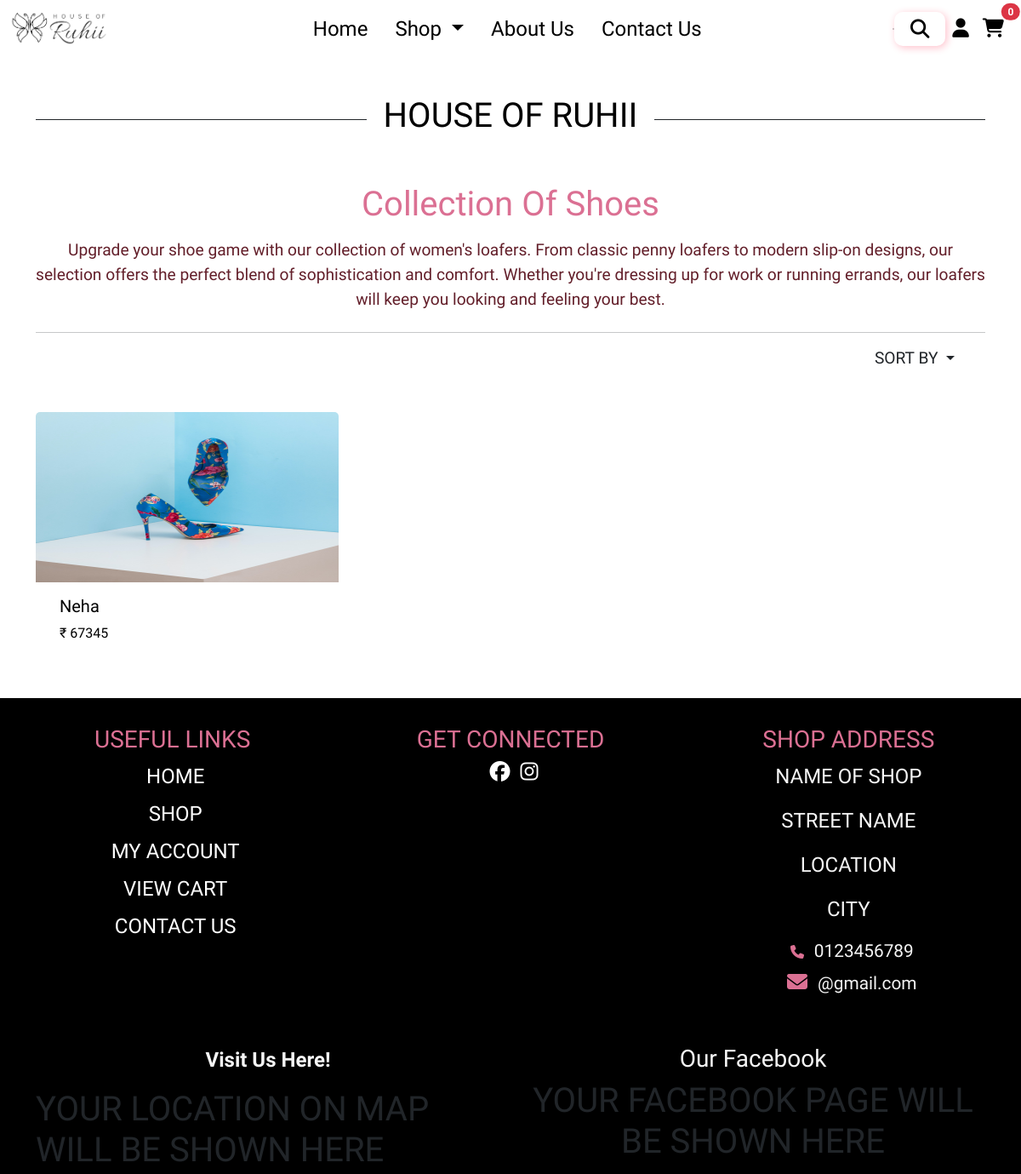
The page /CategoryWiseProducts/19/ (upper part) on the database as committed earlier.
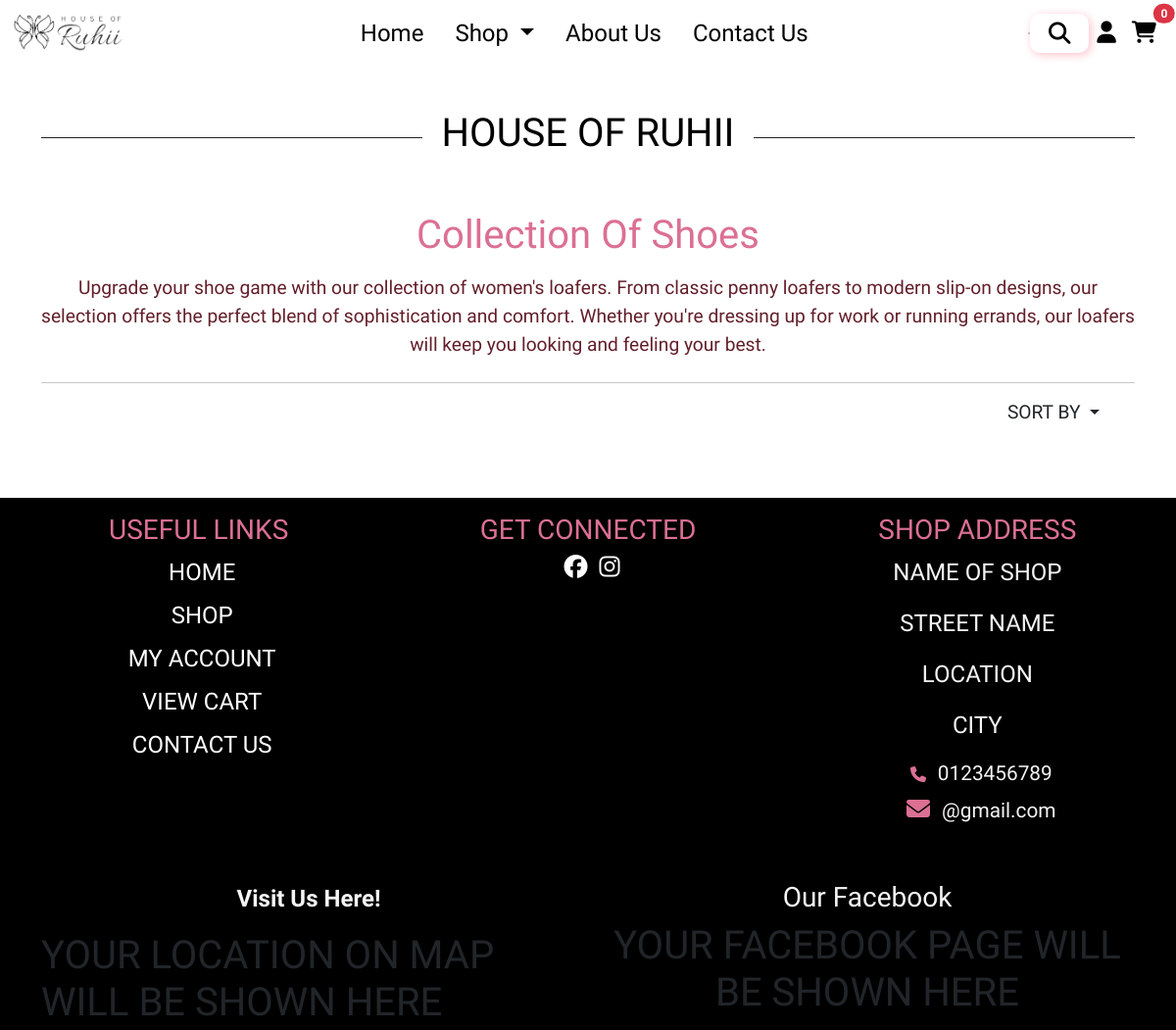
The same page on the database as committed later.
### website/models.py (models this page shows, shortened)
class ProductModel(models.Model):
    name = models.CharField(max_length=50)
    price = models.IntegerField()
    img = models.ImageField()
    img2 = models.ImageField()
    img3 = models.ImageField()
    img4 = models.ImageField()
    img5 = models.ImageField()
    img6 = models.ImageField()
    cat = models.ForeignKey("CategoryModel", on_delete=models.CASCADE)

### website/views.py (the view)
# urls.py: path('CategoryWiseProducts/<int:id>/', views.ProductsCatviewPage, name="CategoryWiseProducts"),
def ProductsCatviewPage(request, id):
    if request.user.is_authenticated:
        cart = AddToCartModel.objects.filter(foruser=request.user)
        lenofcart = len(cart)
    else:
        lenofcart = 0
    print("Len of cart; ", lenofcart)
    navs = CategoryModel.objects.all()
    catid = CategoryModel.objects.get(id=id)
    data = ProductModel.objects.filter(cat=catid)
    context = {'catid': catid, 'navs': navs,
               'data': data, 'lenofcart': lenofcart}
    return render(request, 'website/productcatviewpage.html', context)

### website/templates/website/productcatviewpage.html (shortened to what the changed rows need)
{% extends "website/index.html" %}
{% block preloader %}
{% block popup %}
{% load static %}
<link href="{% static 'css/index.css' %}" rel="stylesheet">
<link href="{% static 'css/heels.css' %}" rel="stylesheet">
{% endblock popup %}
{% endblock preloader %}
{% block content %}
<div class="main mx-auto" style="margin-top: 5em;">
    <div class="container mt-5">
        <div class="header__center" style="margin-top: 3.5em;">
            <h1 style="color: black; text-align: center;">HOUSE OF RUHII</h1>
        </div>
    </div>
    <div class="container-fluid text-center">
        <h1 style="color: palevioletred" class="mt-5">Collection Of {{catid.name}}</h1>
    </div>
    <div class="container mt-5">
        <div class="row row-cols-1 row-cols-md-3 g-4">
            {% for i in data %}
            <div class="col">
                <a href="{% url 'DetailProduct' i.id %}">
                <div class="card" style="border: none">
                    <img src="{{i.img.url}}" class="card-img-top" style="width: 100%; height: 200px"
                        onmouseover="this.src='{{i.img.url}}'"
                        onmouseout="this.src='{{i.img2.url}}'" />
                    <div class="card-body">
                        <div class="container-fluid">
                            <div class="row">
                                    <div class="col-sm-10">
                                        <h5 class="card-title" style="color: black">{{i.name}}</h5>
                                        <p class="card-text" style="color: black">&#8377 {{i.price}}</p>
                                    </div>
                                </a>
                                {% if request.user.username == "" %}
                                <div class="col-sm-2">
                                    <a href="{% url 'signin' %}">
                                </div>
                            </div>
                        {% endif %}
                    </div>
                </div>
            </div>
        {% endfor %}
    </div>
</div>
</div>
<div class="flex-wrapper bg-black mx-auto mt-5">
    <div class="container mt-5">
        <div class="row">
            <div class="col-sm-6">
                <div class="map-responsive">
                    <h1>YOUR LOCATION ON MAP WILL BE SHOWN HERE</h1>
                </div>
            </div>
            <div class="col-sm-6">
                <div class="container mx-auto text-center">
                    <h1>YOUR FACEBOOK PAGE WILL BE SHOWN HERE</h1>
                </div>
            </div>
        </div>
    </div>
</div>
{% endblock %}

Rows that differ between the two databases and show on the page:
removed ProductModel: img (picture), name "Neha", price "67345"
